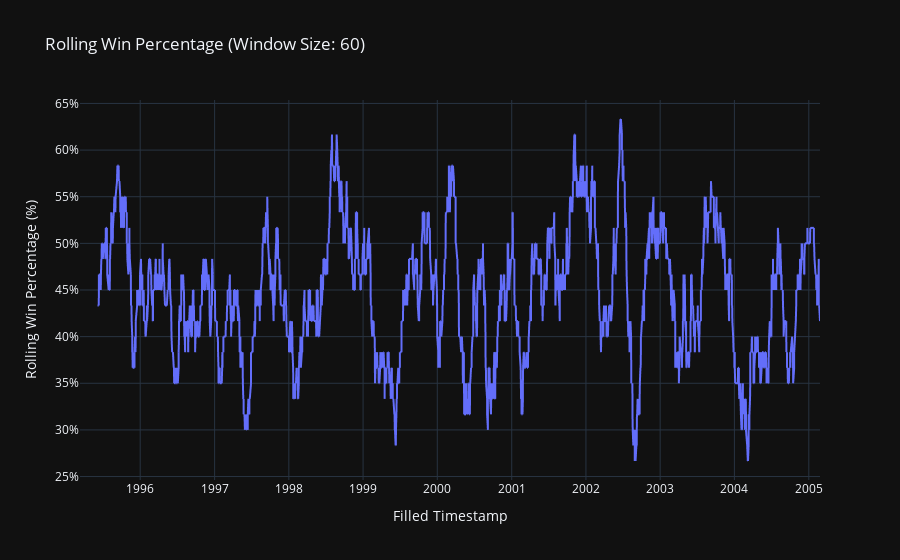

Here is the notebook cell this chart was saved with:
### Markdown cell above
### Rolling Win Percentage

### Code cell
def plot_rolling_win_percentage(trade_df, window=10):
    """
    Plot rolling win percentage using Plotly.

    Parameters:
        trade_df (pd.DataFrame): DataFrame containing trade data.
        window (int): Rolling window size for calculating win percentage.
    """
    # Calculate win/loss column
    trade_df['is_win'] = trade_df['profit_loss'] > 0
    
    # Calculate rolling win percentage
    trade_df['rolling_win_pct'] = trade_df['is_win'].rolling(window=window).mean() * 100

    # Plot using Plotly
    fig = px.line(
        trade_df,
        x='filled_timestamp',
        y='rolling_win_pct',
        title=f'Rolling Win Percentage (Window Size: {window})',
        labels={'rolling_win_pct': 'Rolling Win Percentage (%)', 'filled_timestamp': 'Filled Timestamp'},
        template='plotly_dark'
    )
    fig.update_layout(yaxis=dict(ticksuffix='%'))
    fig.show()

# Example usage:
plot_rolling_win_percentage(trade_df, window=rolling_window)

### Figure 1 — Plotly figure (JSON) as saved in the notebook; plotly's stock layout.template omitted (floating-point values rounded to 4 significant figures; data arrays with more than 128 entries replaced by an {"elided": "..."} marker saying what was removed)
{"data": [{"hovertemplate": "Filled Timestamp=%{x}<br>Rolling Win Percentage (%)=%{y}<extra></extra>", "legendgroup": "", "line": {"color": "#636efa", "dash": "solid"}, "marker": {"symbol": "circle"}, "mode": "lines", "name": "", "showlegend": false, "type": "scattergl", "x": {"elided": "2874 str values"}, "xaxis": "x", "y": {"elided": "2874 float values"}, "yaxis": "y"}], "layout": {"legend": {"tracegroupgap": 0}, "title": {"text": "Rolling Win Percentage (Window Size: 60)"}, "xaxis": {"anchor": "y", "domain": [0, 1], "title": {"text": "Filled Timestamp"}}, "yaxis": {"anchor": "x", "domain": [0, 1], "ticksuffix": "%", "title": {"text": "Rolling Win Percentage (%)"}}}}
